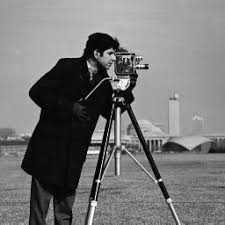
%> input picture cameraman.jpeg, 225 x 225 px
$ octave p13.m   (GNU Octave 9; MATLAB toolbox functions it lacks are replaced by stand-ins)
%> lines starting %> are read from the running program, lines starting %| are printed output that depends on the picture; in (x1, y1, x2, y2) boxes, pixels count from 0 and x2, y2 are one past the last pixel; in counts of white or black regions, pixels touching at a corner belong together; the program's own positions count from 1
%edge detection
i = imread("cameraman.jpeg");
%> i is the input picture: size 225x225x3 uint8; min 0, max 255, mean 118.4
i = rgb2gray(i);
%> i: size 225x225 uint8
BW1 = edge(i,'sobel');
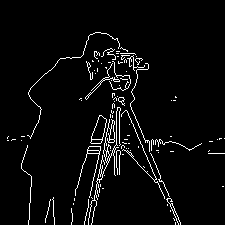
%> BW1: size 225x225 logical; 4.1% white in thin lines or dots, all inside (x1, y1, x2, y2) = (7, 32, 225, 225)
BW2 = edge(i,'canny');
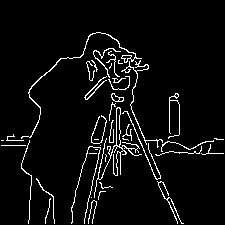
%> BW2: size 225x225 logical; 5% white in thin lines or dots, all inside (x1, y1, x2, y2) = (1, 32, 224, 224)
figure;
subplot(2,1,1);
imshow(BW1);
title("sobel");
subplot(2,1,2);
imshow(BW2);
title("canny")


%line detection

%horizontal
a = imread('line.jpg');
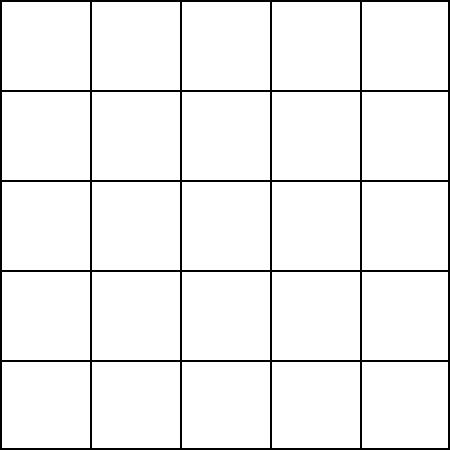
%> input picture line.jpg, 450 x 450 px
%> a is the input picture: size 450x450x3 uint8; min 0, max 255, mean 241.5
a = im2gray(a);
%> a: size 450x450 uint8
figure;
imshow(a);

w = [-1,-1,-1;2,2,2;-1,-1,-1];
g = abs(imfilter(double(a),w));
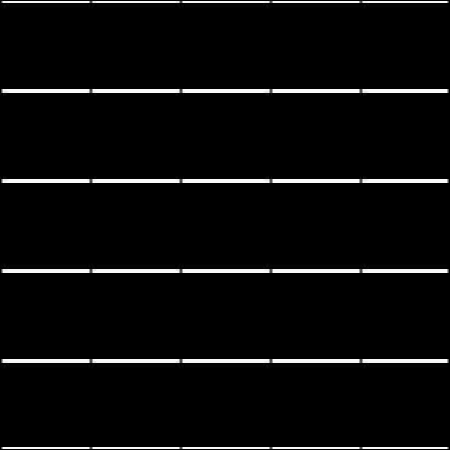
%> g: size 450x450 double; min 0, max 783, mean 33.5; drawn with min black and max white
t = 300;
g = g>=t;
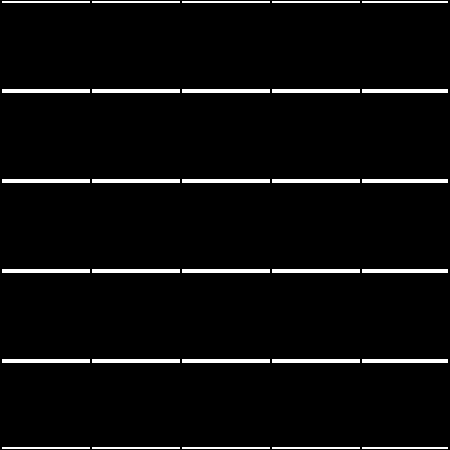
%> g: size 450x450 logical; 4.3% white; 30 white regions, largest, box (x1, y1, x2, y2) and area: (2, 89, 90, 93) 352, (92, 89, 180, 93) 352, (182, 89, 270, 93) 352

figure;
imshow(g);

%vertical
w = [-1,2,-1;-1,2,-1;-1,2,-1];
g = abs(imfilter(double(a),w));
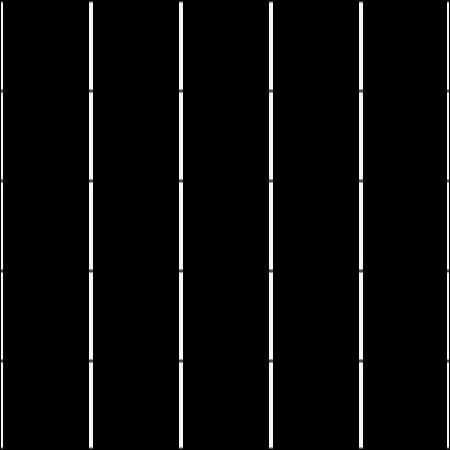
%> g: size 450x450 double; min 0, max 789, mean 33.3; drawn with min black and max white
t = 300;
g = g>=t;
%> g: size 450x450 logical; 4.3% white; 30 white regions, largest, box (x1, y1, x2, y2) and area: (89, 2, 93, 90) 352, (179, 2, 183, 90) 352, (269, 2, 273, 90) 352

figure;
imshow(g);

% point detection
figure;
i = imread('cameraman.jpeg');
i = rgb2gray(i);
%> (the run ends here)
